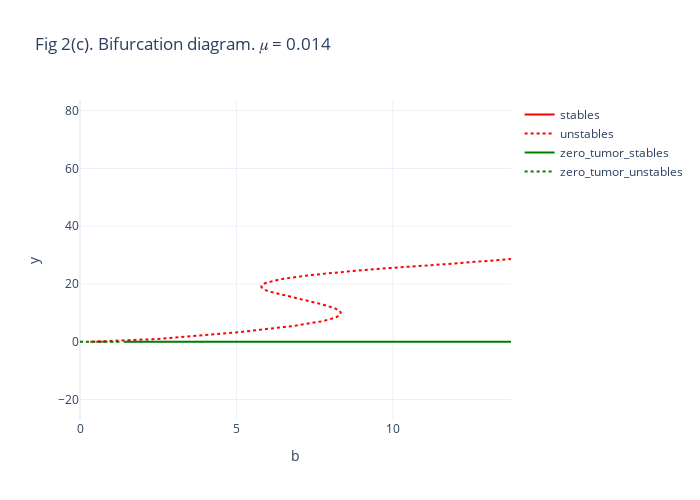

The cell this chart's notebook holds for it:
### Code cell
fig = go.Figure()
stables = df[df.stable & (df.y != 0)]
unstables = df[~df.stable & (df.y != 0)]
zero_tumor_stables = df[df.stable & (df.y == 0)]
zero_tumor_unstables = df[~df.stable & (df.y == 0)]

fig.add_trace(go.Scatter(x=stables.b, y=stables.y, mode='lines', name="stables",
              line={"color": "red"} | get_line_mode(stable=True)))
fig.add_trace(go.Scatter(x=unstables.b, y=unstables.y, mode='lines', name="unstables",
                         line={"color": "red"} | get_line_mode(stable=False)))
fig.add_trace(go.Scatter(x=zero_tumor_stables.b, y=zero_tumor_stables.y, mode='lines', name="zero_tumor_stables",
                         line={"color": "green"} | get_line_mode(stable=True)))
fig.add_trace(go.Scatter(x=zero_tumor_unstables.b, y=zero_tumor_unstables.y, mode='lines', name="zero_tumor_unstables",
                         line={"color": "green"} | get_line_mode(stable=False)))

fig.update_layout(title="Fig 2(c). Bifurcation diagram. 𝜇 = 0.014")
fig.update_layout(xaxis={"title": "b"}, yaxis={"title": "y"}, template="plotly_white", autosize=False,
                  width=700,
                  height=500)

### Figure 1 — Plotly figure (JSON) as saved in the notebook; plotly's stock layout.template omitted (floating-point values rounded to 4 significant figures; data arrays with more than 128 entries replaced by an {"elided": "..."} marker saying what was removed)
{"data": [{"line": {"color": "red"}, "mode": "lines", "name": "stables", "type": "scatter", "x": {"elided": "603 float values"}, "y": {"elided": "603 float values"}}, {"line": {"color": "red", "dash": "dot"}, "mode": "lines", "name": "unstables", "type": "scatter", "x": {"elided": "948 float values"}, "y": {"elided": "948 float values"}}, {"line": {"color": "green"}, "mode": "lines", "name": "zero_tumor_stables", "type": "scatter", "x": {"elided": "810 float values"}, "y": {"elided": "810 int values"}}, {"line": {"color": "green", "dash": "dot"}, "mode": "lines", "name": "zero_tumor_unstables", "type": "scatter", "x": [0, 0.4, 0.8, 1.2, 0.2, 0.1, 1.3, 1.1, 1, 0.9, 0.7, 0.6, 0.5, 0.3], "y": [0, 0, 0, 0, 0, 0, 0, 0, 0, 0, 0, 0, 0, 0]}], "layout": {"autosize": false, "height": 500, "title": {"text": "Fig 2(c). Bifurcation diagram. 𝜇 = 0.014"}, "width": 700, "xaxis": {"autorange": false, "range": [0, 13.77], "showspikes": false, "title": {"text": "b"}, "type": "linear"}, "yaxis": {"autorange": false, "range": [-27.1, 83.7], "showspikes": false, "title": {"text": "y"}, "type": "linear"}}}
